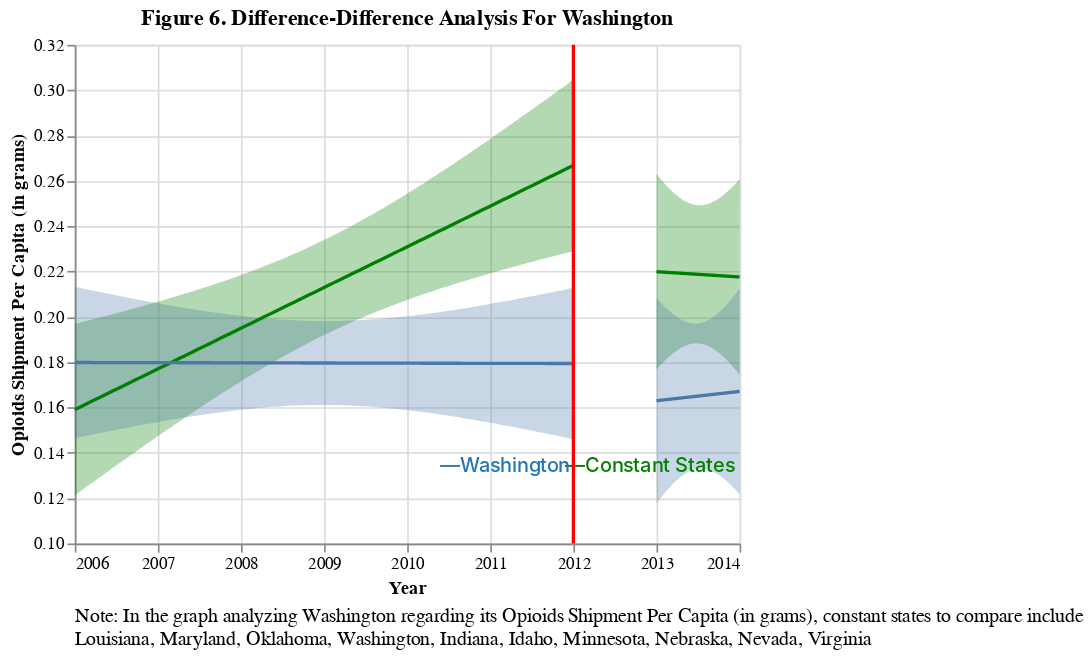

The cell this chart's notebook holds for it:
### Markdown cell above
> diff-diff opioids

### Code cell
xvar= "TRANSACTION_YEAR"
yvar="opioid_shipment_population_ratio"
analysis = "Figure 6. Difference-Difference Analysis For Washington"
target = "Opioids Shipment Per Capita (in grams)"
state = "Washington"
constant_states = "Louisiana, Maryland, Oklahoma, Washington, Indiana, Idaho, Minnesota, Nebraska, Nevada, Virginia"
chart = diff_diff(WA, yvar, xvar, 2012, analysis, target, state, constant_states)
chart
